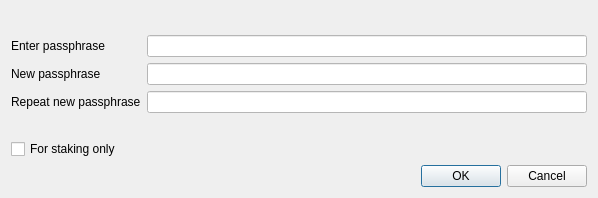
<?xml version="1.0" encoding="UTF-8"?>
<ui version="4.0">
 <class>AskPassphraseDialog</class>
 <widget class="QDialog" name="AskPassphraseDialog">
  <property name="geometry">
   <rect>
    <x>0</x>
    <y>0</y>
    <width>598</width>
    <height>198</height>
   </rect>
  </property>
  <property name="sizePolicy">
   <sizepolicy hsizetype="Preferred" vsizetype="Minimum">
    <horstretch>0</horstretch>
    <verstretch>0</verstretch>
   </sizepolicy>
  </property>
  <property name="minimumSize">
   <size>
    <width>550</width>
    <height>0</height>
   </size>
  </property>
  <property name="windowTitle">
   <string>Passphrase Dialog</string>
  </property>
  <property name="styleSheet">
   <string notr="true"/>
  </property>
  <layout class="QVBoxLayout" name="verticalLayout">
   <item>
    <widget class="QLabel" name="warningLabel">
     <property name="textFormat">
      <enum>Qt::RichText</enum>
     </property>
     <property name="wordWrap">
      <bool>true</bool>
     </property>
    </widget>
   </item>
   <item>
    <layout class="QFormLayout" name="formLayout">
     <property name="fieldGrowthPolicy">
      <enum>QFormLayout::AllNonFixedFieldsGrow</enum>
     </property>
     <item row="0" column="0">
      <widget class="QLabel" name="passLabel1">
       <property name="text">
        <string>Enter passphrase</string>
       </property>
      </widget>
     </item>
     <item row="0" column="1">
      <widget class="QLineEdit" name="passEdit1">
       <property name="styleSheet">
        <string notr="true">background-color: rgb(255, 255, 255);</string>
       </property>
       <property name="echoMode">
        <enum>QLineEdit::Password</enum>
       </property>
      </widget>
     </item>
     <item row="1" column="0">
      <widget class="QLabel" name="passLabel2">
       <property name="text">
        <string>New passphrase</string>
       </property>
      </widget>
     </item>
     <item row="1" column="1">
      <widget class="QLineEdit" name="passEdit2">
       <property name="styleSheet">
        <string notr="true">background-color: rgb(255, 255, 255);</string>
       </property>
       <property name="echoMode">
        <enum>QLineEdit::Password</enum>
       </property>
      </widget>
     </item>
     <item row="2" column="0">
      <widget class="QLabel" name="passLabel3">
       <property name="text">
        <string>Repeat new passphrase</string>
       </property>
      </widget>
     </item>
     <item row="2" column="1">
      <widget class="QLineEdit" name="passEdit3">
       <property name="styleSheet">
        <string notr="true">background-color: rgb(255, 255, 255);</string>
       </property>
       <property name="echoMode">
        <enum>QLineEdit::Password</enum>
       </property>
      </widget>
     </item>
     <item row="3" column="1">
      <widget class="QLabel" name="capsLabel">
       <property name="font">
        <font>
         <weight>75</weight>
         <bold>true</bold>
        </font>
       </property>
       <property name="text">
        <string/>
       </property>
       <property name="alignment">
        <set>Qt::AlignCenter</set>
       </property>
      </widget>
     </item>
     <item row="4" column="0">
      <widget class="QCheckBox" name="stakingCheckBox">
       <property name="enabled">
        <bool>true</bool>
       </property>
       <property name="visible">
        <bool>false</bool>
       </property>
       <property name="toolTip">
        <string>Serves to disable the trivial sendmoney when OS account compromised. Provides no real security.</string>
       </property>
       <property name="text">
        <string>For staking only</string>
       </property>
      </widget>
     </item>
    </layout>
   </item>
   <item>
    <widget class="QDialogButtonBox" name="buttonBox">
     <property name="styleSheet">
      <string notr="true"/>
     </property>
     <property name="orientation">
      <enum>Qt::Horizontal</enum>
     </property>
     <property name="standardButtons">
      <set>QDialogButtonBox::Cancel|QDialogButtonBox::Ok</set>
     </property>
    </widget>
   </item>
  </layout>
 </widget>
 <resources/>
 <connections>
  <connection>
   <sender>buttonBox</sender>
   <signal>accepted()</signal>
   <receiver>AskPassphraseDialog</receiver>
   <slot>accept()</slot>
   <hints>
    <hint type="sourcelabel">
     <x>248</x>
     <y>254</y>
    </hint>
    <hint type="destinationlabel">
     <x>157</x>
     <y>274</y>
    </hint>
   </hints>
  </connection>
  <connection>
   <sender>buttonBox</sender>
   <signal>rejected()</signal>
   <receiver>AskPassphraseDialog</receiver>
   <slot>reject()</slot>
   <hints>
    <hint type="sourcelabel">
     <x>316</x>
     <y>260</y>
    </hint>
    <hint type="destinationlabel">
     <x>286</x>
     <y>274</y>
    </hint>
   </hints>
  </connection>
 </connections>
</ui>
